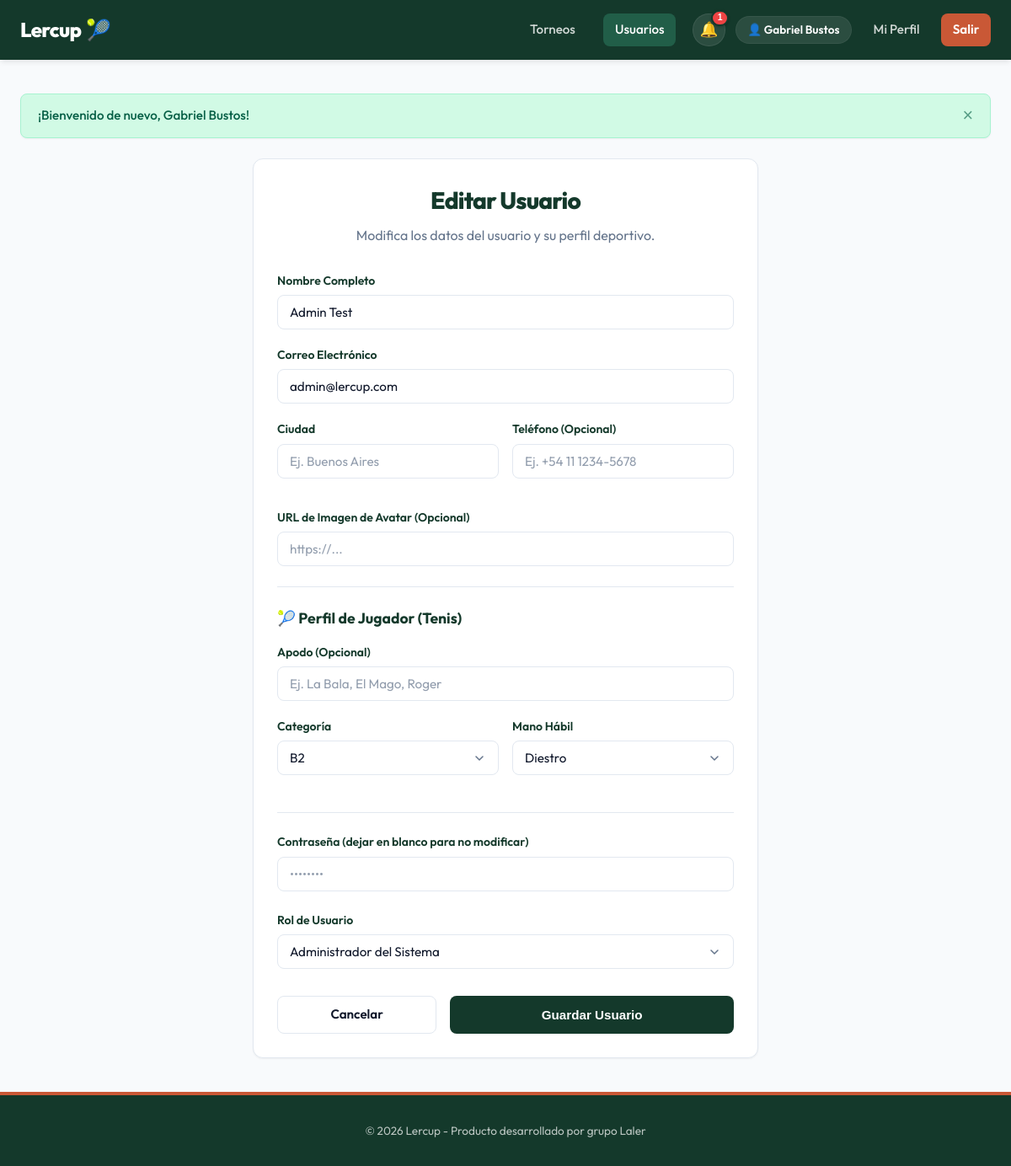
Page /users/edit/2 (signed in) on the committed database.
### app/models/user.py (models this page shows)
class User(SQLModel, table=True):
    id: Optional[int] = Field(default=None, primary_key=True)
    email: str = Field(index=True, unique=True, nullable=False)
    hashed_password: str = Field(nullable=False)
    full_name: str = Field(nullable=False)
    city: Optional[str] = Field(default=None)
    phone_number: Optional[str] = Field(default=None)
    avatar_url: Optional[str] = Field(default=None)
    is_admin: bool = Field(default=False)
    role: str = Field(default="player") # player, tournament_admin, admin
    created_at: datetime = Field(default_factory=datetime.utcnow)
    profiles: List["PlayerProfile"] = Relationship(
        back_populates="user",
        sa_relationship_kwargs={"cascade": "all, delete-orphan"}
    )
    registrations: List["TournamentRegistration"] = Relationship(
        back_populates="user",
        sa_relationship_kwargs={"cascade": "all, delete-orphan"}
    )
    created_tournaments: List["Tournament"] = Relationship(
        back_populates="creator"
    )

### app/models/player_profile.py (models this page shows)
class PlayerProfile(SQLModel, table=True):
    __table_args__ = (
        UniqueConstraint("user_id", "sport", name="uq_user_sport"),
    )
    id: Optional[int] = Field(default=None, primary_key=True)
    user_id: int = Field(foreign_key="user.id", nullable=False)
    sport: str = Field(default="tennis", index=True, nullable=False)  # tennis, padel, etc.
    category: Optional[str] = Field(default="B2")  # Primera, A, B1, B2, C, D
    nickname: Optional[str] = Field(default=None, nullable=True)  # player nickname/apodo
    hand_preference: Optional[str] = Field(default="right")  # right, left
    notes: Optional[str] = Field(default=None)
    created_at: datetime = Field(default_factory=datetime.utcnow)
    user: "User" = Relationship(back_populates="profiles")

### app/routes/web/users.py (the view)
@router.get("/edit/{user_id}")
def get_edit_user(
    user_id: int,
    request: Request,
    db: Session = Depends(get_session),
    admin_user: User = Depends(require_admin)
):
    user = UserService.get_user_by_id(db, user_id)
    if not user:
        flash(request, "Usuario no encontrado.", "danger")
        return RedirectResponse(url="/users", status_code=303)
    tennis_profile = None
    for prof in user.profiles:
        if prof.sport == "tennis":
            tennis_profile = prof
            break
    category = tennis_profile.category if tennis_profile else "B2"
    nickname = tennis_profile.nickname if tennis_profile else ""
    hand_preference = tennis_profile.hand_preference if tennis_profile else "right"
    return render_template(request, db, "users/form.html", {
        "edit_mode": True,
        "user": user,
        "category": category,
        "nickname": nickname,
        "hand_preference": hand_preference,
        "active_page": "users"
    })

### app/templates/users/form.html (shortened to what this page needs)
{% extends "base.html" %}
{% block content %}
<div class="auth-wrapper" style="max-width: 600px; margin: 0 auto;">
    <div class="card">
        <h1 style="font-size: 1.75rem; margin-bottom: 0.5rem; text-align: center;">
            {% if edit_mode %}Editar Usuario{% else %}Crear Nuevo Usuario{% endif %}
        </h1>
        <p style="color: var(--text-muted); text-align: center; margin-bottom: 2rem;">
            {% if edit_mode %}Modifica los datos del usuario y su perfil deportivo.{% else %}Ingresa los datos para registrar un nuevo jugador/administrador.{% endif %}
        </p>
        <form action="{% if edit_mode %}/users/edit/{{ user.id }}{% else %}/users/create{% endif %}" method="post">
            <div class="form-group">
                <label for="full_name">Nombre Completo</label>
                <input type="text" id="full_name" name="full_name" class="form-control" placeholder="Ej. Roger Federer" required value="{% if edit_mode %}{{ user.full_name }}{% else %}{{ full_name or '' }}{% endif %}">
            </div>
            <div class="form-group">
                <label for="email">Correo Electrónico</label>
                <input type="email" id="email" name="email" class="form-control" placeholder="tu@correo.com" required value="{% if edit_mode %}{{ user.email }}{% else %}{{ email or '' }}{% endif %}">
            </div>
            <div class="grid-cols-2" style="gap: 1rem; margin-bottom: 1rem;">
                <div class="form-group">
                    <label for="city">Ciudad</label>
                    <input type="text" id="city" name="city" class="form-control" placeholder="Ej. Buenos Aires" value="{% if edit_mode %}{{ user.city or '' }}{% else %}{{ city or '' }}{% endif %}">
                </div>
                <div class="form-group">
                    <label for="phone_number">Teléfono (Opcional)</label>
                    <input type="tel" id="phone_number" name="phone_number" class="form-control" placeholder="Ej. +54 11 1234-5678" value="{% if edit_mode %}{{ user.phone_number or '' }}{% else %}{{ phone_number or '' }}{% endif %}">
                </div>
            </div>
            <div class="form-group">
                <label for="avatar_url">URL de Imagen de Avatar (Opcional)</label>
                <input type="url" id="avatar_url" name="avatar_url" class="form-control" placeholder="https://..." value="{% if edit_mode %}{{ user.avatar_url or '' }}{% else %}{{ avatar_url or '' }}{% endif %}">
            </div>
            <div style="border-top: 1px solid var(--border-color); padding-top: 1.5rem; margin-top: 1.5rem; margin-bottom: 1rem;">
                <h3 style="font-size: 1.1rem; font-weight: 700; color: var(--primary-color); margin-bottom: 1rem;">🎾 Perfil de Jugador (Tenis)</h3>
                <div class="form-group">
                    <label for="nickname">Apodo (Opcional)</label>
                    <input type="text" id="nickname" name="nickname" class="form-control" placeholder="Ej. La Bala, El Mago, Roger" value="{{ nickname or '' }}">
                </div>
                <div class="grid-cols-2" style="gap: 1rem; margin-top: 1rem;">
                    <div class="form-group">
                        <label for="category">Categoría</label>
                        <select id="category" name="category" class="form-control">
                            <option value="B2" {% if not category or category == 'B2' %}selected{% endif %}>B2</option>
                        </select>
                    </div>
                    <div class="form-group">
                        <label for="hand_preference">Mano Hábil</label>
                        <select id="hand_preference" name="hand_preference" class="form-control">
                            <option value="right" {% if not hand_preference or hand_preference == 'right' %}selected{% endif %}>Diestro</option>
                        </select>
                    </div>
                </div>
            </div>
            <div class="form-group" style="border-top: 1px solid var(--border-color); padding-top: 1.5rem; margin-top: 1.5rem;">
                <label for="password">Contraseña {% if edit_mode %}(dejar en blanco para no modificar){% endif %}</label>
                <input type="password" id="password" name="password" class="form-control" placeholder="••••••••" {% if not edit_mode %}required{% endif %}>
            </div>
            <div class="form-group" style="margin-top: 1.5rem; margin-bottom: 1.5rem;">
                <label for="role">Rol de Usuario</label>
                <select id="role" name="role" class="form-control">
                    <option value="admin" {% if (edit_mode and user.role == 'admin') or (not edit_mode and role == 'admin') or (edit_mode and user.is_admin) %}selected{% endif %}>Administrador del Sistema</option>
                </select>
            </div>
            <div style="display: flex; gap: 1rem; margin-top: 2rem;">
                <a href="/users" class="btn btn-outline" style="flex: 1; text-align: center; display: flex; align-items: center; justify-content: center;">Cancelar</a>
                <button type="submit" class="btn btn-primary" style="flex: 2;">Guardar Usuario</button>
            </div>
        </form>
    </div>
</div>
{% endblock %}

### app/templates/base.html (shortened to what this page needs)
<!DOCTYPE html>
<html lang="es">
<head>
    <link rel="stylesheet" href="/static/css/app.css?v={{ static_version }}">
</head>
<body>
    <header>
        <div class="navbar">
            <a href="/" class="nav-brand">
                Lercup<span>🎾</span>
            </a>
            <nav>
                <ul class="nav-menu">
                    <li><a href="/tournaments" class="nav-link {% if active_page == 'tournaments' %}active{% endif %}">Torneos</a></li>
                    <li><a href="/users" class="nav-link {% if active_page == 'users' %}active{% endif %}">Usuarios</a></li>
                    {% if current_user %}
                        <li class="nav-actions-group">
                            <div class="notification-menu">
                                <button type="button" class="notification-bell" aria-label="Notificaciones{% if unread_notification_count > 0 %} ({{ unread_notification_count }} sin leer){% endif %}" aria-expanded="false">
                                    <span class="notification-bell-icon" aria-hidden="true">🔔</span>
                                    {% if unread_notification_count > 0 %}
                                        <span class="notification-badge" aria-hidden="true">{{ unread_notification_count }}</span>
                                    {% endif %}
                                </button>
                            </div>
                            <div class="user-menu">
                                <span class="user-badge">👤 {{ current_user.full_name }}</span>
                                <a href="/users/profile/{{ current_user.id }}" class="nav-link {% if active_page == 'profile' %}active{% endif %}">Mi Perfil</a>
                                <a href="/auth/logout" class="nav-link nav-btn">Salir</a>
                            </div>
                        </li>
                    {% else %}
                        <li><a href="/auth/login" class="nav-link">Iniciar Sesión</a></li>
                        <li><a href="/auth/register" class="nav-link nav-btn">Registrarse</a></li>
                    {% endif %}
                </ul>
            </nav>
        </div>
    </header>
    <main>
        {% if messages %}
            <div class="alerts-container">
                {% for msg in messages %}
                    <div class="alert alert-{{ msg.type }}">
                        <span>{{ msg.text }}</span>
                        <button class="close-btn">&times;</button>
                    </div>
                {% endfor %}
            </div>
        {% endif %}
        {% block content %}
        {% endblock %}
    </main>
    <footer>
        <p>&copy; 2026 Lercup - Producto desarrollado por grupo Laler</p>
    </footer>
</body>
</html>

### rows in the picture
User: full_name "Gabriel Bustos"
User: full_name "Admin Test", email "admin@lercup.com", role "Administrador del Sistema"
PlayerProfile: category "B2", hand_preference "Diestro"

### other values in the picture
{{ unread_notification_count }} "1"
{{ msg.text }} "¡Bienvenido de nuevo, Gabriel Bustos!"
